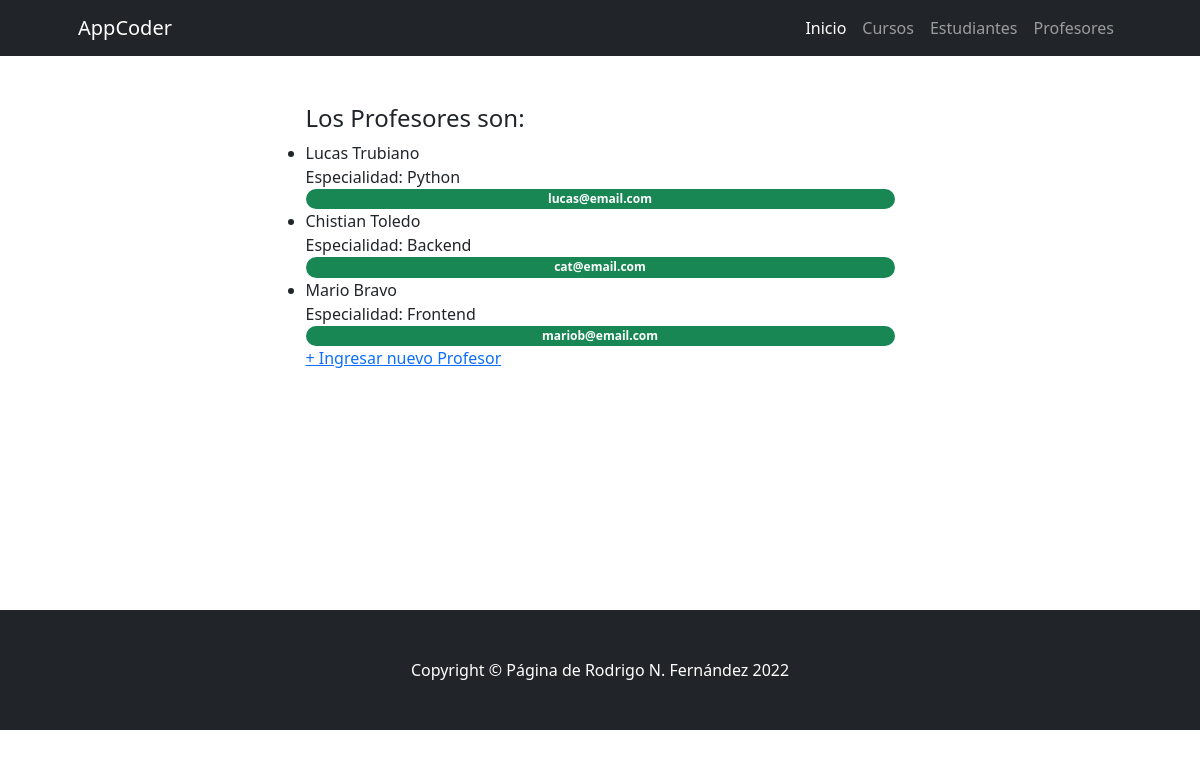
Screenshot of /coderapp/profesores/ with the database file from the repository.
### ProyectoCoderApp/models.py (models this page shows)
class Profesor(models.Model):
    nombre = models.CharField(max_length=30) # Texto
    apellido = models.CharField(max_length=30) # Texto
    email = models.EmailField(blank=True, null=True) # Email - Opcional
    profesion = models.CharField(max_length=30)
    class Meta:
        verbose_name_plural="Profesores"

### ProyectoCoderApp/views.py (the view)
# urls.py: path('profesores/',profesores,name="profesores"),
def profesores(request):
    profesores=Profesor.objects.all()
    ctx={"profesores":profesores}
    return render(request,'ProyectoCoderApp/profesores.html',ctx)

### ProyectoCoderApp/templates/ProyectoCoderApp/profesores.html (shortened to what this page needs)
{% extends 'ProyectoCoderApp/base.html' %}
{% load static %}
{% block contenidoPagina %}
<section class="bg- py-5">
    <div class="container px-5">
        <div class="row gx-5 justify-content-center">
            <div class="col-lg-7">
                <h4>Los Profesores son:</h4>
                <ul class="list-group">
                    {% for profesor in profesores %}
                            <li>{{ profesor.nombre }}
                              {{ profesor.apellido }}
                               <br>
                              Especialidad: {{ profesor.profesion }}
                            </li>
                            <span class="badge bg-success rounded-pill">{{ profesor.email }}</span>
                    {% endfor %}
                </ul>
                <a href="{% url 'crear_profesor' %}"> + Ingresar nuevo Profesor </a>
            </div>
        </div>
    </div>
</section>
{% endblock %}

### rows the page displays
Profesor: nombre "Lucas", apellido "Trubiano", profesion "Python", email "lucas@email.com"
Profesor: nombre "Chistian", apellido "Toledo", profesion "Backend", email "cat@email.com"
Profesor: nombre "Mario", apellido "Bravo", profesion "Frontend", email "mariob@email.com"
